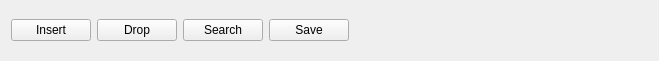
<?xml version="1.0" encoding="UTF-8"?>
<ui version="4.0">
 <class>WidgetDbBar</class>
 <widget class="QWidget" name="WidgetDbBar">
  <property name="geometry">
   <rect>
    <x>0</x>
    <y>0</y>
    <width>659</width>
    <height>61</height>
   </rect>
  </property>
  <property name="windowTitle">
   <string>Form</string>
  </property>
  <layout class="QVBoxLayout" name="verticalLayout_2">
   <item>
    <layout class="QHBoxLayout" name="horizontalLayout">
     <item>
      <widget class="QPushButton" name="btnInsert">
       <property name="text">
        <string>Insert</string>
       </property>
      </widget>
     </item>
     <item>
      <widget class="QPushButton" name="btnDrop">
       <property name="text">
        <string>Drop</string>
       </property>
      </widget>
     </item>
     <item>
      <widget class="QPushButton" name="btnSearch">
       <property name="text">
        <string>Search</string>
       </property>
      </widget>
     </item>
     <item>
      <widget class="QPushButton" name="btnSave">
       <property name="text">
        <string>Save</string>
       </property>
      </widget>
     </item>
     <item>
      <spacer name="horizontalSpacer">
       <property name="orientation">
        <enum>Qt::Horizontal</enum>
       </property>
       <property name="sizeHint" stdset="0">
        <size>
         <width>40</width>
         <height>20</height>
        </size>
       </property>
      </spacer>
     </item>
    </layout>
   </item>
  </layout>
 </widget>
 <resources/>
 <connections/>
</ui>
